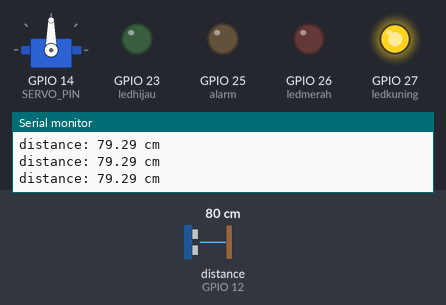
The sketch below on a simulated ESP32. Parts: servo, output pins drawn as LEDs (lit = HIGH), the last lines printed to the serial monitor. Wiring (inferred from the names in the program): ultrasonic range finder: trigger GPIO 13; echo GPIO 12. Inputs (shaded band) come from the test bench; at power-on: distance to the obstacle (sensor on GPIO 12) 80 cm. The echo pulse lasts 58.3 µs per cm; WiFi joins after 1.5 s; servers stay silent unless stated; pins used as bus, display or sensor lines are not drawn.

Above: at 3.0 s.
3.1 s: distance to the obstacle (sensor on GPIO 12) set to 53 cm
4.6 s: distance to the obstacle (sensor on GPIO 12) set to 48 cm
At 5.1 s:
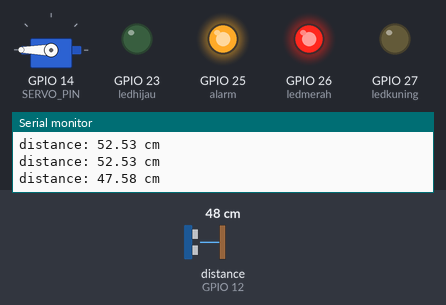
6.3 s: distance to the obstacle (sensor on GPIO 12) set to 120 cm
At 6.8 s:
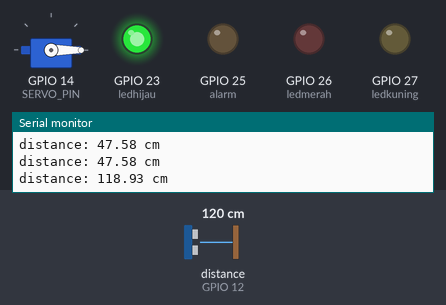
7.8 s: distance to the obstacle (sensor on GPIO 12) set to 104 cm
9.3 s: distance to the obstacle (sensor on GPIO 12) set to 96 cm
At 10.5 s:
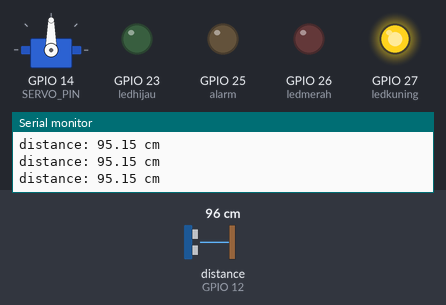
10.8 s: distance to the obstacle (sensor on GPIO 12) set to 2 cm
At 11.2 s:
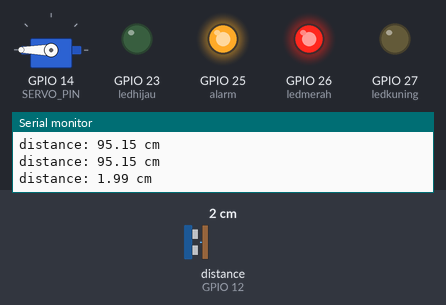
Timing chart, 0 to 13.4 s (numbered marks = the images above; inputs shaded):
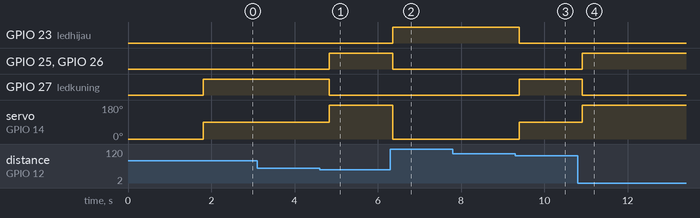

Measured:
- the behaviour switches between 51 and 50 cm on distance to the obstacle (sensor on GPIO 12) (found by bisection; images 0 and 1)
- the behaviour switches between 101 and 100 cm on distance to the obstacle (sensor on GPIO 12) (found by bisection; images 2 and 3)
- after the input at 4.6 s, GPIO 25 (alarm), GPIO 26 (ledmerah): LOW → HIGH after 0.24 s; GPIO 27 (ledkuning): HIGH → LOW after 0.24 s; servo on GPIO 14 (SERVO_PIN): 90° → 180° after 0.24 s
- after the input at 6.3 s, GPIO 23 (ledhijau): LOW → HIGH after 0.05 s; GPIO 25 (alarm), GPIO 26 (ledmerah): HIGH → LOW after 0.05 s; servo on GPIO 14 (SERVO_PIN): 180° → 0° after 0.05 s
- after the input at 9.3 s, GPIO 23 (ledhijau): HIGH → LOW after 0.10 s; GPIO 27 (ledkuning): LOW → HIGH after 0.10 s; servo on GPIO 14 (SERVO_PIN): 0° → 90° after 0.10 s
- after the input at 10.8 s, GPIO 25 (alarm), GPIO 26 (ledmerah): LOW → HIGH after 0.11 s; GPIO 27 (ledkuning): HIGH → LOW after 0.11 s; servo on GPIO 14 (SERVO_PIN): 90° → 180° after 0.11 s

The sketch:

ESP32_TAM_IOT_71190514_71190491.ino
```cpp
// Template ID, Device Name and Auth Token are provided by the Blynk.Cloud
// See the Device Info tab, or Template settings
#define BLYNK_TEMPLATE_ID "TMPLPTOQ54hE"
#define BLYNK_DEVICE_NAME "ESP32"
#define BLYNK_AUTH_TOKEN "lLy4ErlBo0KE4zhOvMNXOCp5pJGOa0xE"

#include <Servo.h>
#include <WiFi.h>
#include <WiFiClient.h>
#include <BlynkSimpleEsp32.h>

char auth[] = BLYNK_AUTH_TOKEN;

// Your WiFi credentials.
// Set password to "" for open networks.
char ssid[] = "Halo";
char pass[] = "12345qwert";

#define TRIG_PIN  13  // ESP32 pin GIOP23 connected to Ultrasonic Sensor's TRIG pin
#define ECHO_PIN  12  // ESP32 pin GIOP22 connected to Ultrasonic Sensor's ECHO pin
#define SERVO_PIN 14  // ESP32 pin GIOP26 connected to Servo Motor's pin
#define DISTANCE_jarak1  50 // centimeters
#define DISTANCE_jarak2  100
#define alarm 25
#define ledkuning 27
#define ledmerah 26
#define ledhijau 23
Servo servo; // create servo object to control a servo

// The below are variables, which can be changed
float duration_us, distance_cm;

void setup() {
  Blynk.begin(auth, ssid, pass);
  Serial.begin (9600);       // initialize serial port
  pinMode(alarm, OUTPUT);
  pinMode(ledkuning, OUTPUT);
  pinMode(ledmerah, OUTPUT);
  pinMode(ledhijau, OUTPUT);
  pinMode(TRIG_PIN, OUTPUT); // set ESP32 pin to output mode
  pinMode(ECHO_PIN, INPUT);  // set ESP32 pin to input mode
  servo.attach(SERVO_PIN);   // attaches the servo on pin 9 to the servo object
  servo.write(0);
}

void loop() {
  Blynk.run();
  // generate 10-microsecond pulse to TRIG pin
  digitalWrite(TRIG_PIN, HIGH);
  delayMicroseconds(10);
  digitalWrite(TRIG_PIN, LOW);

  // measure duration of pulse from ECHO pin
  duration_us = pulseIn(ECHO_PIN, HIGH);
  // calculate the distance
  distance_cm = 0.017 * duration_us;

  if (DISTANCE_jarak1 > distance_cm ){
    servo.write(180); // rotate servo motor to 90 degree
    digitalWrite(alarm,HIGH);
    digitalWrite(ledkuning, LOW);
    digitalWrite(ledmerah, HIGH);
    digitalWrite(ledhijau, LOW);
  }else if (DISTANCE_jarak2 > distance_cm){
    servo.write(90);
    digitalWrite(alarm,LOW);
    digitalWrite(ledmerah, LOW);
    digitalWrite(ledkuning, HIGH);
    digitalWrite(ledhijau, LOW);// rotate servo motor to 0 degree
  }else{
    servo.write(0);
    digitalWrite(alarm,LOW);
    digitalWrite(ledkuning, LOW);
    digitalWrite(ledmerah, LOW);
    digitalWrite(ledhijau, HIGH);
    }
  // print the value to Serial Monitor
  Serial.print("distance: ");
  Serial.print(distance_cm);
  Serial.println(" cm");
  Blynk.virtualWrite(V1, distance_cm);

  delay(500);
}
```
